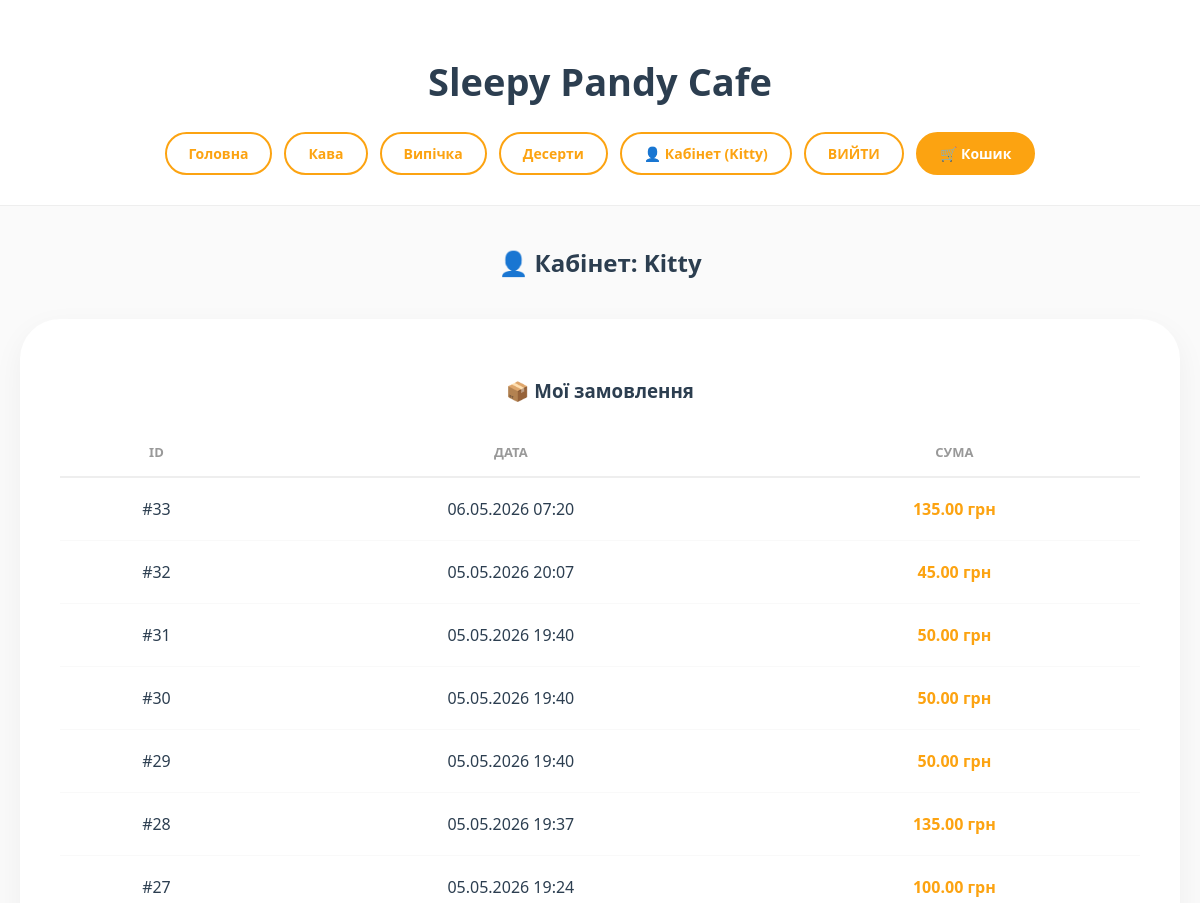
/accounts/profile/ (signed in, upper part), run on an earlier commit of the app's database.
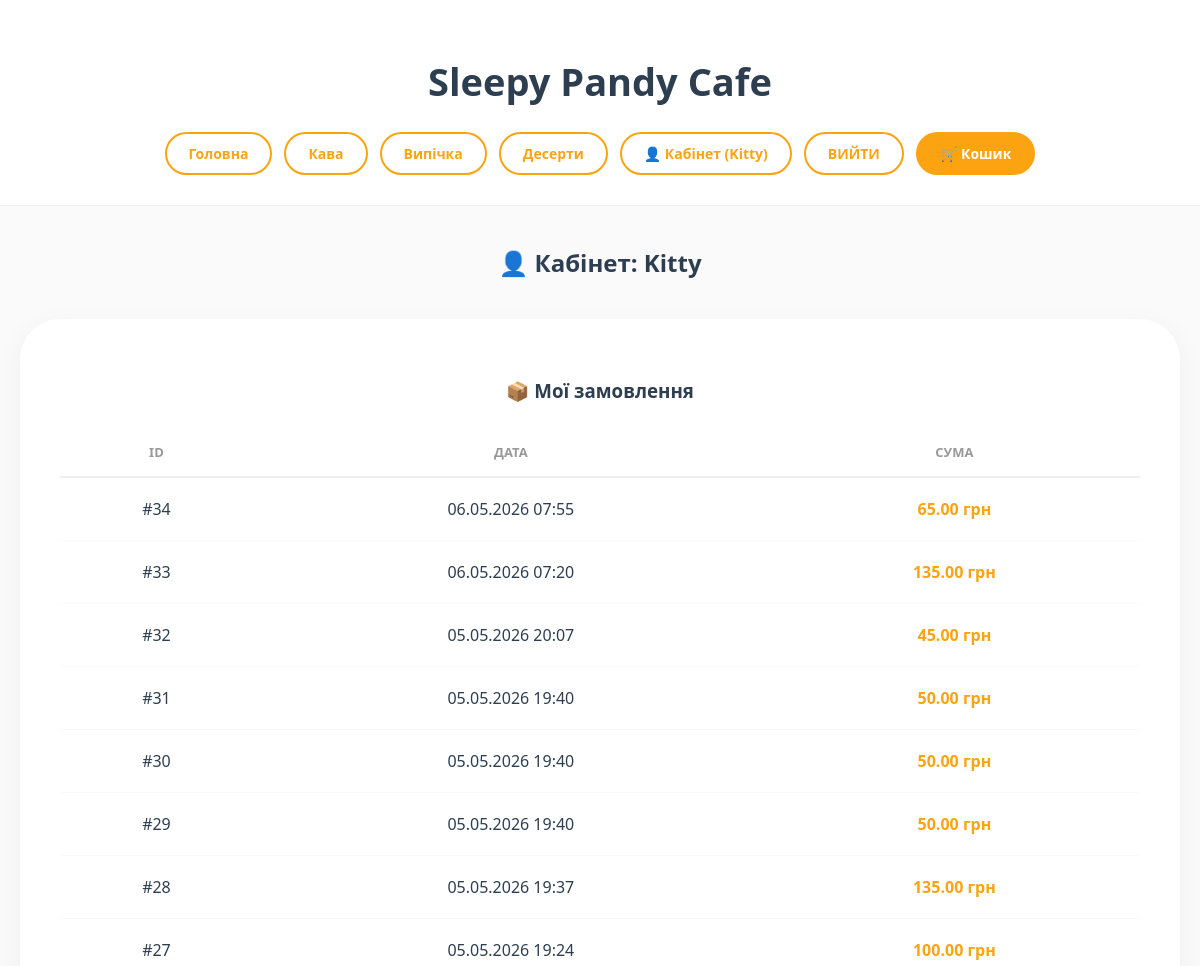
And on a later commit of the database.
### main_app/models.py (models this page shows, shortened)
class Category(models.Model):
    name = models.CharField(max_length=100, verbose_name="Назва категорії")
    created_at = models.DateTimeField(auto_now_add=True)
    updated_at = models.DateTimeField(auto_now=True)

class Order(models.Model):
    phone_regex = RegexValidator(
        regex=r'^\+?1?\d{9,15}$',
        message="Номер телефону має містити лише цифри. Формат: '+999999999'. До 15 цифр."
    )
    user = models.ForeignKey(User, on_delete=models.CASCADE, null=True, blank=True, verbose_name="Користувач")
    first_name = models.CharField(max_length=50, verbose_name="Ім'я", null=True, blank=True)
    phone = models.CharField(
        validators=[phone_regex],
        verbose_name="Телефон",
        null=True,
        blank=True
    )
    total_price = models.DecimalField(max_digits=10, decimal_places=2, verbose_name="Загальна сума")
    created_at = models.DateTimeField(auto_now_add=True, verbose_name="Дата замовлення")

### main_app/views.py (the view)
# urls.py: path('accounts/profile/', views.profile, name='profile'),
@login_required
def profile(request):
    if request.user.is_staff:
        orders = Order.objects.all().order_by('-created_at')
    else:
        orders = Order.objects.filter(user=request.user).order_by('-created_at')
    return render(request, 'main_app/profile.html', {
        'orders': orders,
        'categories': Category.objects.all(),
    })

### main_app/templates/main_app/profile.html
{% extends 'main_app/base.html' %}
{% block content %}
<div class="pandy-container">
    <h2 class="pandy-page-title">👤 Кабінет: {{ user.username }}</h2>
    <div class="pandy-card pandy-card--full">
        <h3 class="pandy-card__subtitle">📦 Мої замовлення</h3>
        {% if orders %}
            <table class="pandy-table">
                <thead>
                    <tr>
                        <th>ID</th>
                        <th>Дата</th>
                        <th>Сума</th>
                    </tr>
                </thead>
                <tbody>
                    {% for order in orders %}
                    <tr class="pandy-table__row">
                        <td>#{{ order.id }}</td>
                        <td>{{ order.created_at|date:"d.m.Y H:i" }}</td>
                        <td class="pandy-table__td--bold">{{ order.total_price }} грн</td>
                    </tr>
                    {% endfor %}
                </tbody>
            </table>
        {% else %}
            <p class="pandy-text--center">Замовлень ще не було. Може, замовимо круасан? 🥐</p>
        {% endif %}
    </div>
</div>
{% endblock %}

### main_app/templates/main_app/base.html (shortened to what this page needs)
{% load static %}
<!DOCTYPE html>
<html lang="uk">
<head>
    <link rel="stylesheet" href="{% static 'css/style.css' %}">
</head>
<body class="pandy-body">
    <header class="pandy-header">
        <h1 class="pandy-logo">Sleepy Pandy Cafe</h1>
        <nav class="pandy-nav">
            <a href="{% url 'home' %}" class="pandy-nav__link">Головна</a>
            {% for cat in categories %}
                <a href="{% url 'category_page' cat.id %}" class="pandy-nav__link">{{ cat.name }}</a>
            {% endfor %}
            {% if user.is_authenticated %}
                <a href="{% url 'profile' %}" class="pandy-nav__link">👤 Кабінет ({{ user.username }})</a>
                <form action="{% url 'logout' %}" method="post" class="pandy-nav__form">
                    <button type="submit" class="pandy-btn pandy-btn--logout">Вийти</button>
                </form>
            {% else %}
                <a href="{% url 'login' %}" class="pandy-nav__link">Увійти</a>
                <a href="{% url 'register' %}" class="pandy-nav__link">Реєстрація</a>
            {% endif %}
            <a href="{% url 'cart_detail' %}" class="pandy-nav__link pandy-nav__link--cart">🛒 Кошик</a>
        </nav>
    </header>
    <main class="pandy-main-content">
        {% block content %}{% endblock %}
    </main>
</body>
</html>

What changed in the data, as far as the page shows it:
added Order: id "34", created_at "06.05.2026 07:55", total_price "65.00"
